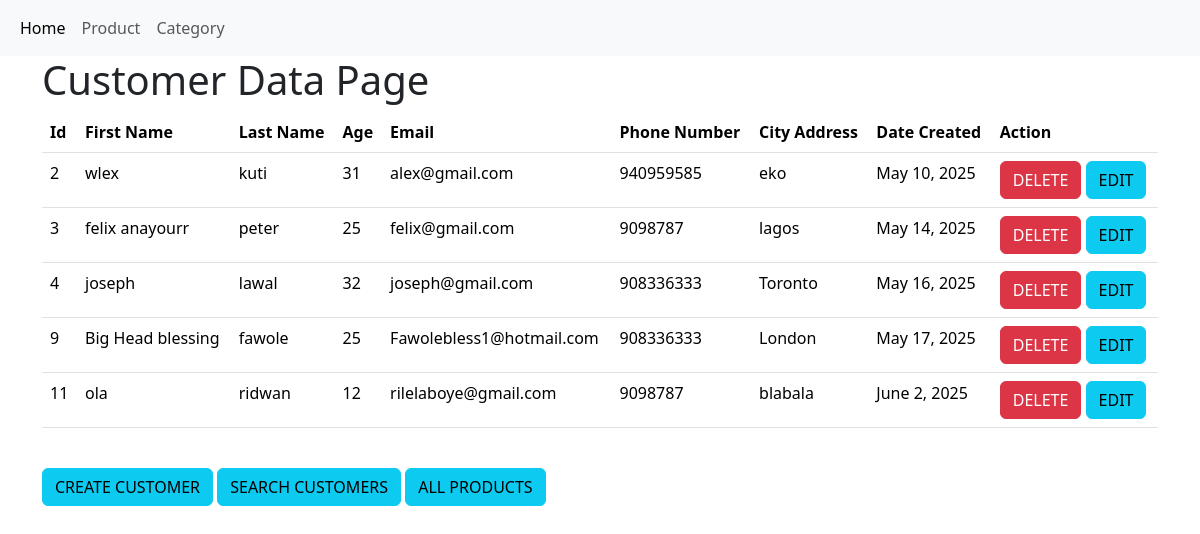
The page /allcustomers on the database as committed earlier.
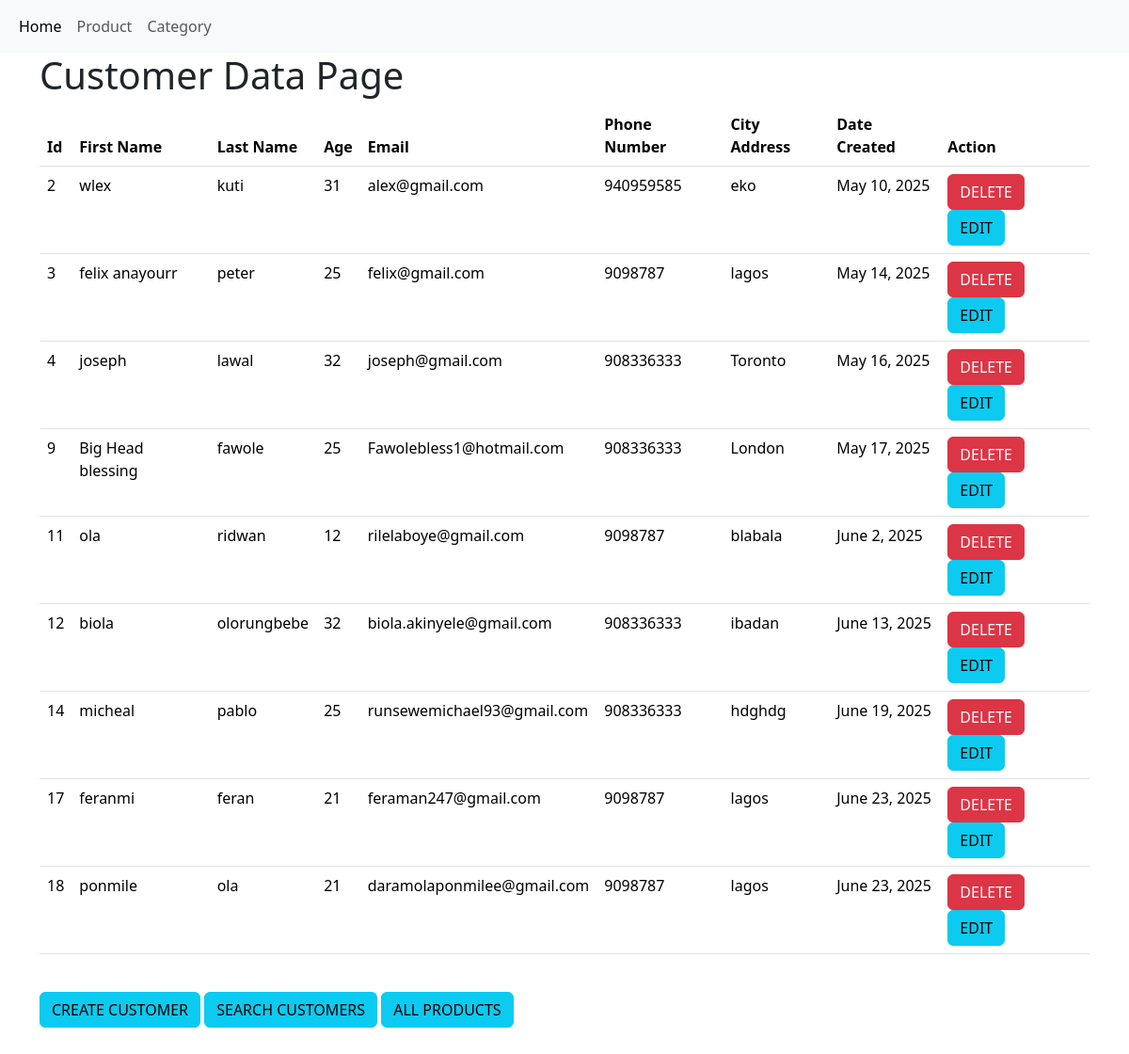
The same page on the database as committed later.
### inventoryapp/models.py (models this page shows, shortened)
class Customer(models.Model):
    firstName = models.CharField(max_length=45)
    lastName = models.CharField(max_length=45)
    age = models.IntegerField()
    email = models.EmailField()
    phoneNumber = models.IntegerField()
    address = models.CharField(max_length=45)
    date_created = models.DateField(auto_now_add=True)

### inventoryapp/views.py (the view)
# urls.py: path('allcustomers', views.allcustomers, name='allcustomers'),
def allcustomers(request):
    customers = Customer.objects.all()
    return render(request, "allcustomers.html", context={"customers": customers})

### templates/allcustomers.html (shortened to what this page needs)
<!DOCTYPE html>
<html lang="en">
<head>
     <link href="https://cdn.jsdelivr.net/npm/bootstrap@5.3.2/dist/css/bootstrap.min.css" rel="stylesheet"
>
</head>
<body>
<nav class="navbar bg-dark navbar-expand-lg bg-body-tertiary">
  <div class="container-fluid">
    <div class="collapse navbar-collapse" id="navbarNav">
      <ul class="navbar-nav">
        <li class="nav-item">
          <a class="nav-link active" aria-current="page" href="{% url 'home' %}">Home</a>
        </li>
        <li class="nav-item">
          <a class="nav-link" href="#">Product</a>
        </li>
         <a class="nav-link" href="#">Category</a>
     </ul>
    </div>
  </div>
</nav>
<div class="container">
  <div class="row justify-content-center">
    <div class="col-md-12">
  <marquee><h1> Customer Data Page</h1></marquee>
        <table class="table">
          <thead>
            <tr>
                <th scope="col">Id</th>
                <th scope="col">First Name</th>
                <th scope="col">Last Name</th>
                <th scope="col">Age</th>
                <th scope="col">Email</th>
                <th scope="col">Phone Number</th>
                <th scope="col">City Address</th>
                <th scope="col">Date Created</th>
                <th scope="col">Action</th>
            </tr>
          </thead>
          <tbody>
             {% for customer in customers %}
            <tr>
                <td>{{customer.id}}</td>
                <td>{{customer.firstName}}</td>
                <td>{{customer.lastName}}</td>
                <td>{{customer.age}}</td>
                <td>{{customer.email}}</td>
                <td>{{customer.phoneNumber}}</td>
                <td>{{customer.address}}</td>
                <td>{{customer.date_created}}</td>
                <td><a href="{% url 'removecustomer' customer.id %}" class="btn btn-danger">DELETE</a>
                    <a href="{% url 'updatecustomer' customer.id %}" class="btn btn-info">EDIT</a>
                </td>
            </tr>
            {% endfor %}
          </tbody>
        </table><br>
         <a href="{% url 'createcustomer' %}" class="btn btn-info">CREATE CUSTOMER</a>
        <a href="{% url 'searchcustomer' %}" class="btn btn-info">SEARCH CUSTOMERS</a>
        <a href="{% url 'allproducts'%}" class="btn btn-info">ALL PRODUCTS</a>
        <br><br><br><br>
    </div>
  </div>
</div>
</body>
</html>

Rows that differ between the two databases and show on the page:
added Customer: id "12", firstName "biola", lastName "olorungbebe", age "32", email "biola.akinyele@gmail.com", phoneNumber "908336333", address "ibadan", date_created "June 13, 2025"
added Customer: id "14", firstName "micheal", lastName "pablo", age "25", email "runsewemichael93@gmail.com", phoneNumber "908336333", address "hdghdg", date_created "June 19, 2025"
added Customer: id "17", firstName "feranmi", lastName "feran", age "21", email "feraman247@gmail.com", phoneNumber "9098787", address "lagos", date_created "June 23, 2025"
added Customer: id "18", firstName "ponmile", lastName "ola", age "21", email "daramolaponmilee@gmail.com", phoneNumber "9098787", address "lagos", date_created "June 23, 2025"
